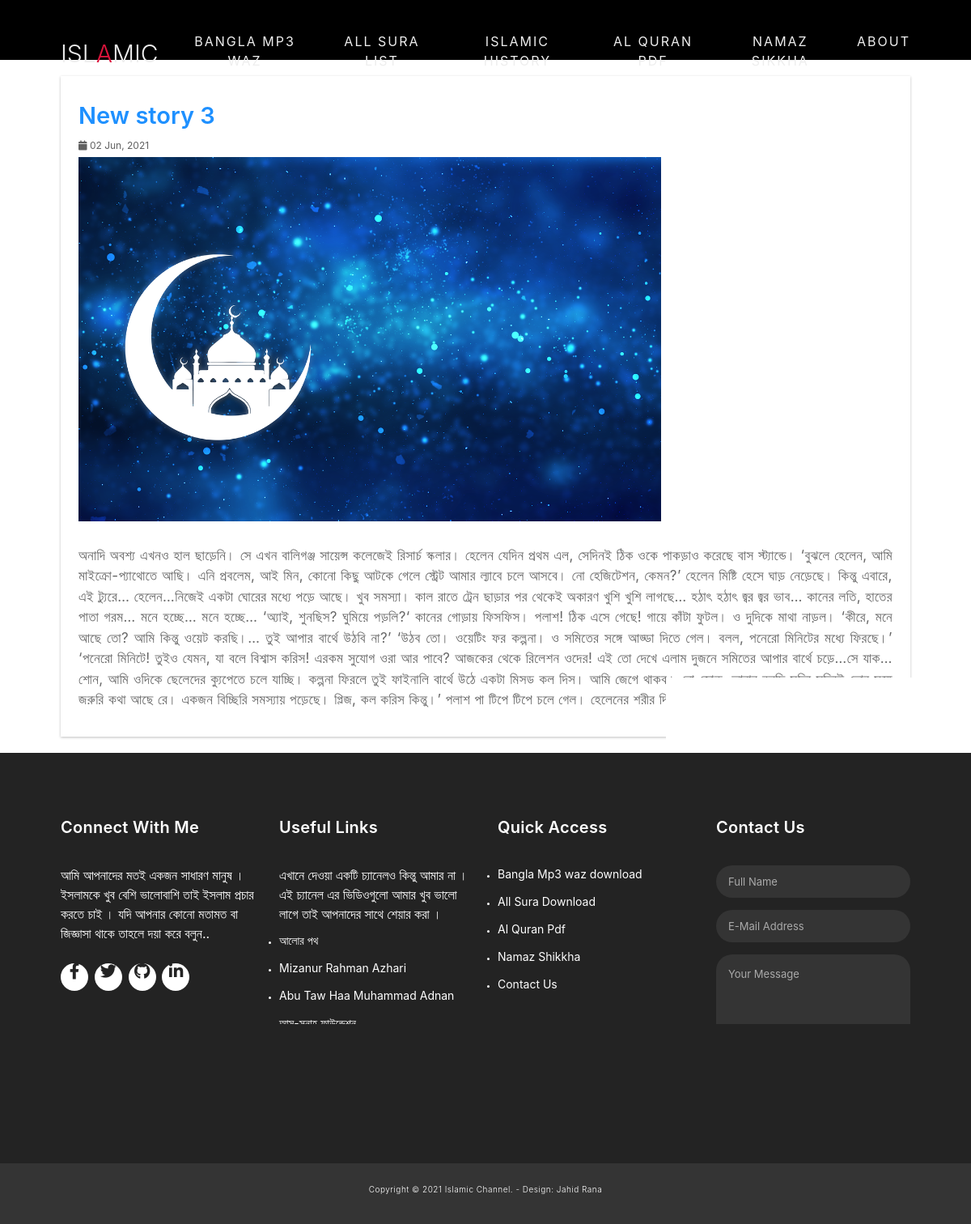
The app's page /single.php?id=5 with its own data.
### tables this page shows
CREATE TABLE `story` (
  `story_id` int(50) NOT NULL,
  `title` varchar(100) NOT NULL,
  `description` text NOT NULL,
  `story_date` varchar(100) NOT NULL,
  `story_img` varchar(255) NOT NULL
);

### single.php (the view, shortened to what this page needs)
<?php
include("header.php");
?>
<div id="main-content">
    <div class="container">
        <div class="row">
            <div class="col-md-12">
                <?php
include("./admin/config/connect.php");
$post_id = $_GET['id'];
  $query = "SELECT * FROM story
    WHERE story_id = $post_id ";
                $result = mysqli_query($connect, $query) or die("Failed");
                $count = mysqli_num_rows($result);
                if ($count > 0) {
                    while ($row = mysqli_fetch_assoc($result)) {
                ?>
                        <div class="post-container">
                            <div class="post-content single-post">
                                <h3><?php echo $row['title'] ?></h3>
                                <div class="post-information">
                                    <span>
                                        <i class="fa fa-calendar" aria-hidden="true"></i>
                                        <?php echo $row['story_date'] ?>
                                    </span>
                                </div>
                                <img height="450px" width="auto" class="single-feature-image" src="./admin/upload/photos/<?php echo $row['story_img'] ?>" alt="" />
                                <p class="description">
                                    <?php echo $row['description'] ?>
                                </p>
                            </div>
                        </div>
                <?php
                    }
                } else {
                    echo "No record here";
                }
                ?>
            </div>
        </div>
    </div>
</div>
<?php
include("foot.php");
?>

### css/header.css (style rules this page uses)
* { margin: 0; padding: 0; box-sizing: border-box; }
html { font-size: 10px; font-family: "Roboto Cn", sans-serif; }
.container { max-width: 120rem; width: 90%; margin: 0 auto; }

### single.php (style rules this page uses)
.post-content.single-post { background-color: #fff !important; box-shadow: 0 1px 3px rgb(0 0 0 / 25%); padding: 22px; margin: 20px 0px; margin-top: 47px 0px; }
#main-content .single-post h3 { color: #1e90ff; }
#main-content .post-content h3 { font-size: 29px; font-weight: 600; margin: 10px 0px; }
#main-content .post-content .post-information span { color: #606060; font-size: 12px; text-transform: capitalize; margin: 0 5px 5px 0; display: inline-block; }
#main-content .single-post p { text-align: justify; }
#main-content .post-content p, #main-content .single-post p { margin-top: 30px !important; color: #666; font-size: 17px; letter-spacing: 0.5px; margin: 0 0 10px; }

### records on screen
story: title "New story 3", story_date "02 Jun, 2021", story_img (picture), description "অনাদি অবশ্য এখনও হাল ছাড়েনি। সে এখন বালিগঞ্জ সায়েন্স কলেজেই রিসার্চ স্কলার। হেলেন যেদিন প্রথম এল, সেদিনই ঠিক ওকে পাকড়াও করেছে বাস স্ট্যান্ডে। ‘বুঝলে হেলেন, আমি মাইক্রো-প্যাথোতে আছি। এনি প্রবলেম, আই মিন, কোনো কিছু আটকে গেলে স্ট্রেট আমার ল্যাবে চলে আসবে। নো হেজিটেশন, কেমন?’ হেলেন মিষ্টি হেসে ঘাড় নেড়েছে। কিন্তু এবারে, এই ট্যুরে… হেলেন…নিজেই একটা ঘোরের মধ্যে পড়ে আছে। খুব সমস্যা। কাল রাতে ট্রেন ছাড়ার পর থেকেই অকারণ খুশি খুশি লাগছে… হঠাৎ হঠাৎ জ্বর জ্বর ভাব… কানের লতি, হাতের পাতা গরম… মনে হচ্ছে… মনে হচ্ছে… ‘অ্যাই, শুনছিস? ঘুমিয়ে পড়লি?‘ কানের গোড়ায় ফিসফিস। পলাশ! ঠিক এসে গেছে! গায়ে কাঁটা ফুটল। ও দুদিকে মাথা নাড়ল। ‘কীরে, মনে আছে তো? আমি কিন্তু ওয়েট করছি।… তুই আপার বার্থে উঠবি না?’ ‘উঠব তো। ওয়েটিং ফর…"
